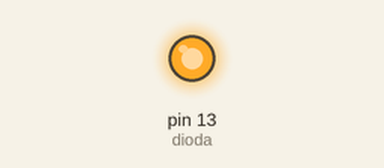
Recording of a sketch running on a simulated Arduino Uno, built with avr-gcc and run on an emulated ATmega328P. On the bench: output pins drawn as LEDs (lit = HIGH).

Above: at 0.2 s.
At 23.2 s:
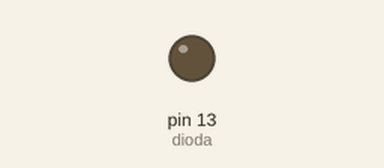
Timing chart, 0 to 25.4 s (numbered marks = the images above):
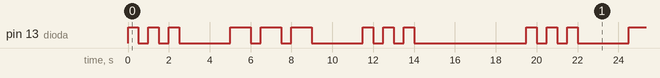

Measured:
- by itself, pin 13 (dioda): repeats every 19.5 s: 2 × (LOW 0.50 s, HIGH 0.50 s), LOW 2.5 s, 2 × (HIGH 1.0 s, LOW 0.50 s), HIGH 1.0 s, LOW 2.5 s, 2 × (HIGH 0.50 s, LOW 0.50 s), HIGH 0.50 s, LOW 5.5 s, HIGH 0.50 s
- by itself, everything shown: repeats every 19.5 s, in 18 steps

The sketch:

SOS.ino
```cpp
int dioda = 13;
int czas = 500;
void setup() {
  pinMode(dioda, OUTPUT);

}

void loop() {
  for(int i=0; i<3; i=i+1){
   digitalWrite(dioda, HIGH);
   delay(czas);
   digitalWrite(dioda, LOW);
   delay(czas);
   }
   delay(2000);

   for(int i=0; i<3; i=i+1){
   digitalWrite(dioda, HIGH);
   delay(czas+500);
   digitalWrite(dioda, LOW);
   delay(czas);
   }
   delay(2000);

   for(int i=0; i<3; i=i+1){
   digitalWrite(dioda, HIGH);
   delay(czas);
   digitalWrite(dioda, LOW);
   delay(czas);
   }
   delay(5000);
}
```
